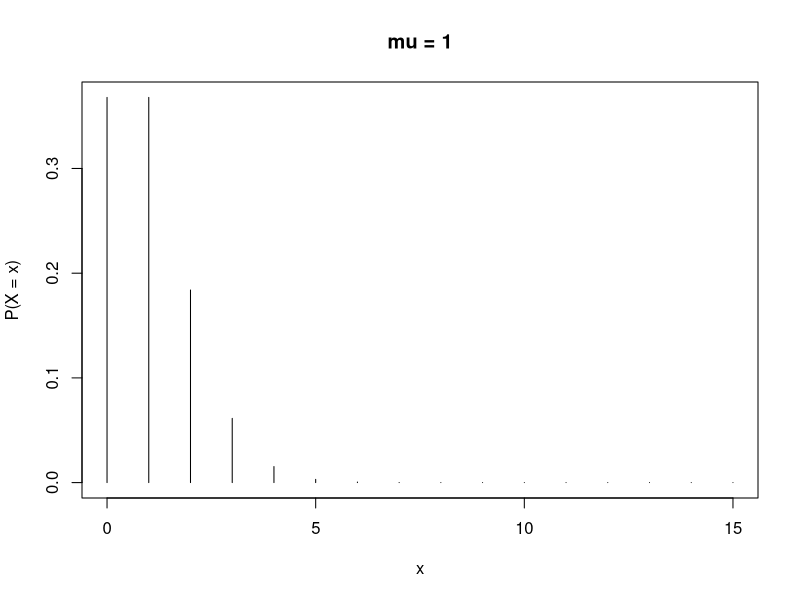
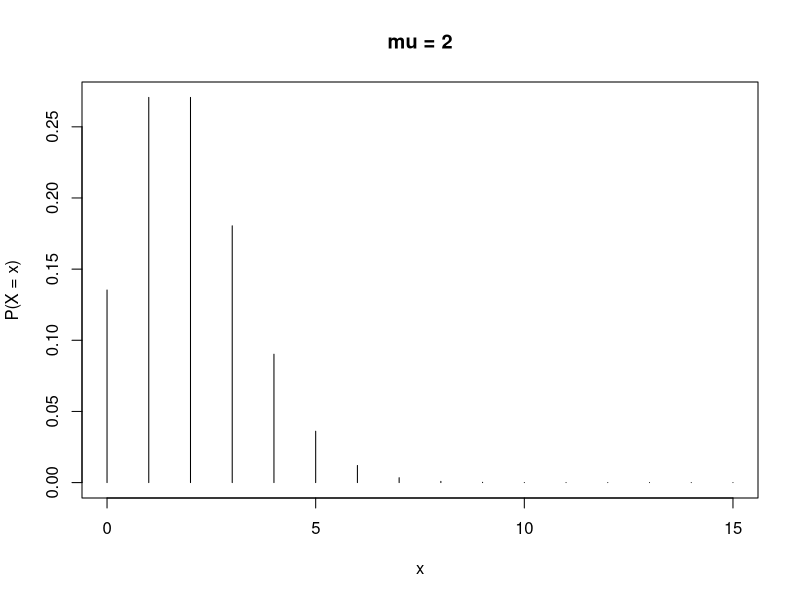
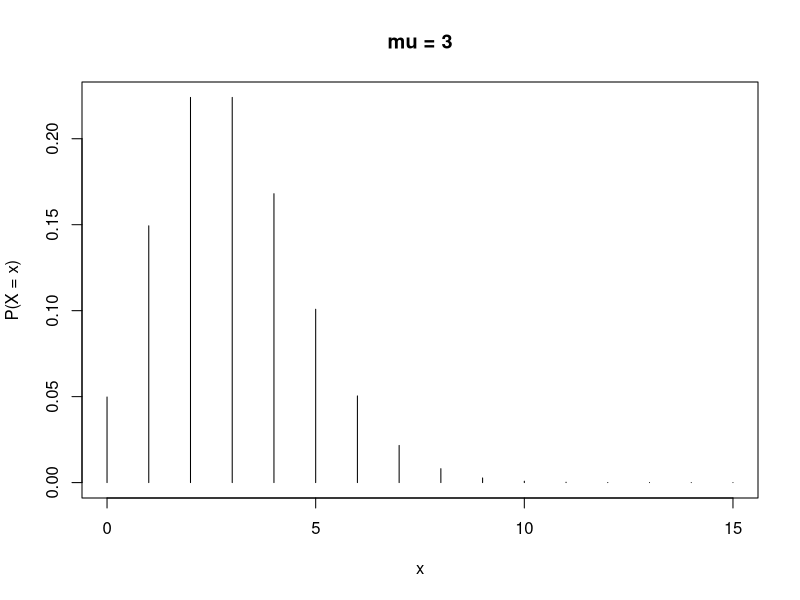
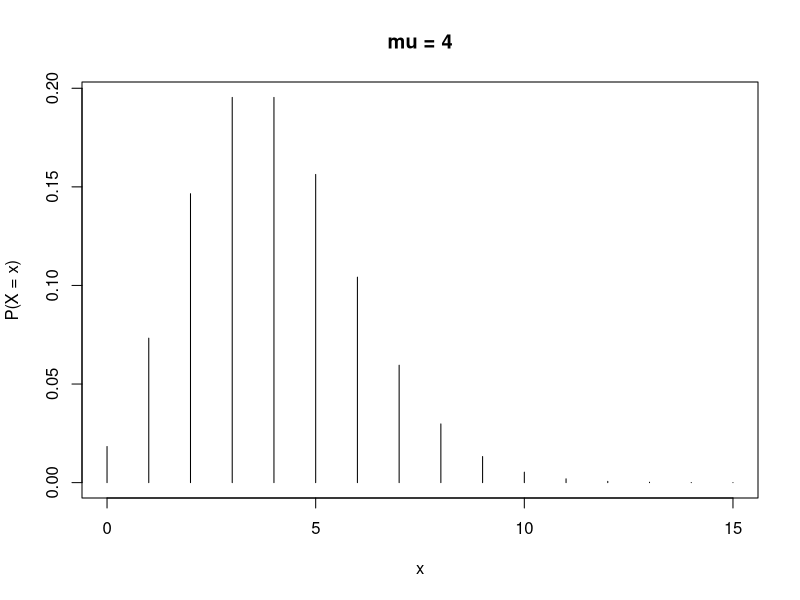
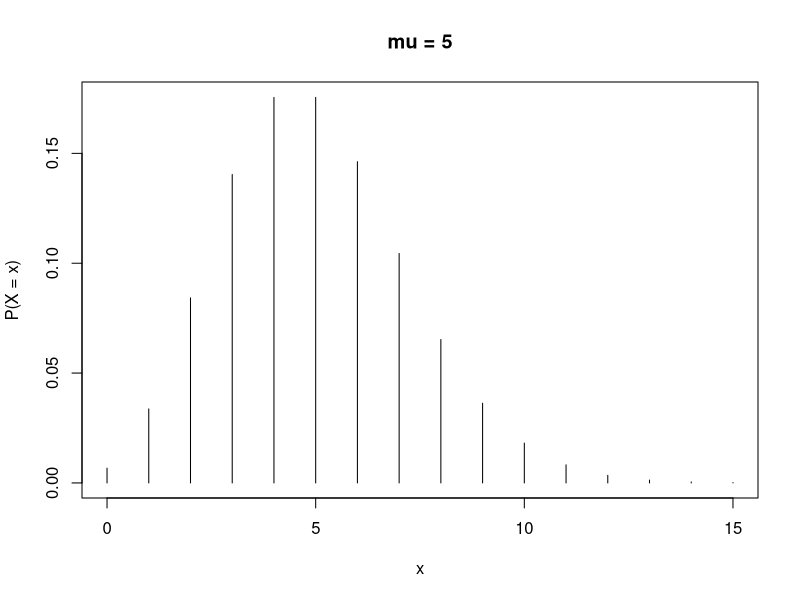
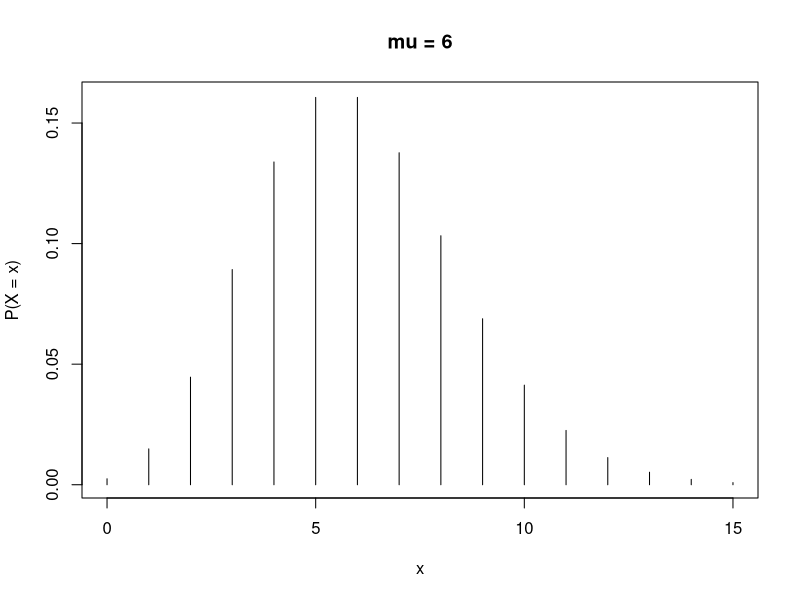
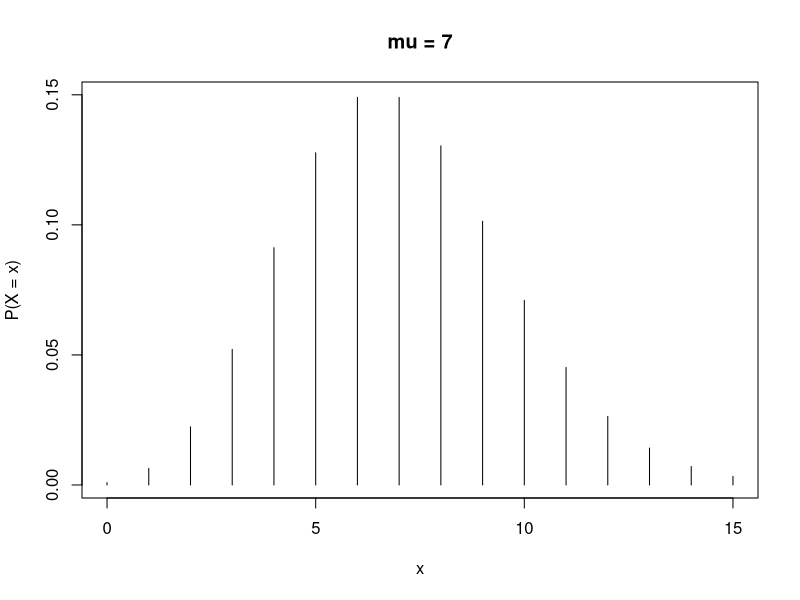

Recreate these plots in R, in order.
## ---- chunk 1
for(mu in 1:7){
  plot(x = 0:15,
       y = dpois(x = 0:15,
                 lambda = mu),
       type = "h",
       xlab = "x",
       ylab = "P(X = x)",
       main = paste0("mu = ",
                     mu))
}
